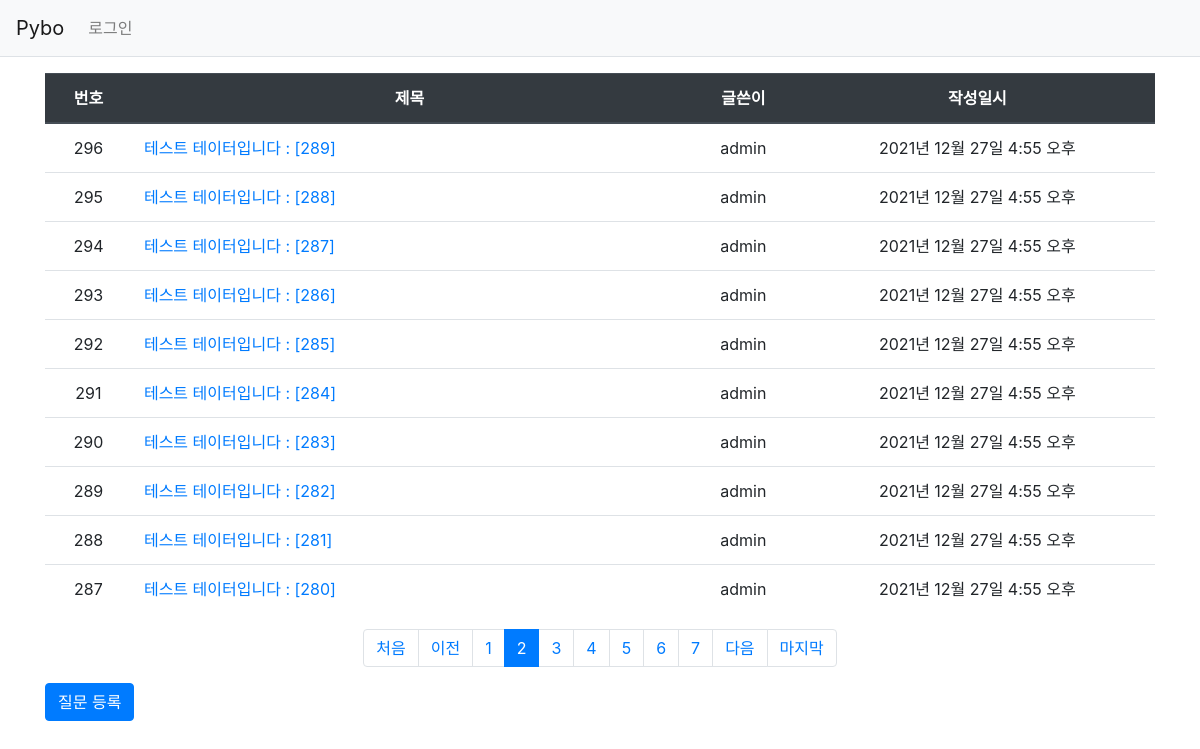
Screenshot of /?page=2 with the database file from the repository.
### pybo/models.py (models this page shows, shortened)
class Question(models.Model):
    subject = models.CharField(max_length=200) # 글자 수 제한하려면 charField
    content = models.TextField() # 글자수 제한 X
    create_date = models.DateTimeField() # 시간
    modify_date = models.DateTimeField(null=True, blank=True)  # blank = True 로 form.is_valid에서 오류 X
    author = models.ForeignKey(User, on_delete=models.CASCADE)

### pybo/views.py (the view)
# urls.py: path('',views.index,name='index'),
def index(request):
    page = request.GET.get('page',1)  # 페이지 / GET방식으로 page를 파라미터로 가져올 때 사용, 파라미터 없이 들어올 때 dafault값을 1로 줌.
    question_list = Question.objects.order_by('-create_date') # -로 역순
    paginator = Paginator(question_list,10)  # 한 페이지당 개수
    page_obj = paginator.get_page(page)
    context = {'question_list':page_obj}
    return render(request,'pybo/question_list.html',context)

### pybo/templatetags/pybo_filter.py (called while the page is built)
@register.filter
def sub(value,arg):
    return value - arg

### templates/pybo/question_list.html (shortened to what this page needs)
{% extends 'base.html' %}
{% load pybo_filter %}
{% block content %}
<div class="container my-3">
    <table class="table">
        <thead>
        <tr class="text-center thead-dark">
            <th>번호</th>
            <th style="width:50%">제목</th>
            <th>글쓴이</th>
            <th>작성일시</th>
        </tr>
        </thead>
        <tbody>
        {% if question_list %}
        {% for question in question_list %}
        <tr class="text-center">
            <td>{{ question_list.paginator.count|sub:question_list.start_index|sub:forloop.counter0|add:1 }}</td>
            <td class="text-left">
                <a href="{% url 'pybo:detail' question.id %}">
                    {{ question.subject }}
                </a>
            </td>
            <td>{{ question.author.username }}</td>
            <td>{{ question.create_date }}</td>
        </tr>
        {% endfor %}
        {% else %}
        <tr>
            <td colspan="3">질문이 없습니다.</td>
        </tr>
        {% endif %}
        </tbody>
    </table>
    <ul class="pagination justify-content-center">
        {% if question_list.has_previous %}
        <li class="page-item">
            <a class="page-link"
               href="?page=1">
                처음
            </a>
        </li>
        <li class="page-item">
            <a class="page-link"
               href="?page={{ question_list.previous_page_number }}">
                이전
            </a>
        </li>
        {% else %}
        <li class="page-item disabled">
            <a class="page-link" tabindex="-1" aria-disabled="true" href="#">
                이전
            </a>
        </li>
        {% endif %}
        {% for page_number in question_list.paginator.page_range %}
            {% if page_number >= question_list.number|add:-5 and page_number <= question_list.number|add:5 %}
                {% if page_number == question_list.number %}
                <li class="page-item active" aria-current="page">
                    <a class="page-link" href="?page={{ page_number }}">
                        {{ page_number }}
                    </a>
                </li>
                {% else %}
                <li class="page-item">
                    <a class="page-link" href="?page={{ page_number }}">
                        {{ page_number }}
                    </a>
                </li>
                {% endif %}
            {% endif %}
        {% endfor %}
        {% if question_list.has_next %}
        <li class="page-item">
            <a class="page-link"
               href="?page={{ question_list.next_page_number }}">
                다음
            </a>
        </li>
        <li class="page-item">
            <a class="page-link"
               href="?page={{ question_list.paginator.num_pages }}">
                마지막
            </a>
        </li>
        {% else %}
        <li class="page0item disabled">
            <a class="page-link" tabindex="-1" aria-disabled="true" href="#">
                다음
            </a>
        </li>
        {% endif %}
    </ul>
    <a href="{% url 'pybo:question_create' %}" class="btn btn-primary">
            질문 등록
        </a>
</div>
{% endblock %}

### rows the page displays
Question: paginator.count|sub "296", subject "테스트 테이터입니다 : [289]", author.username "admin", create_date "2021년 12월 27일 4:55 오후"
Question: paginator.count|sub "295", subject "테스트 테이터입니다 : [288]", author.username "admin", create_date "2021년 12월 27일 4:55 오후"
Question: paginator.count|sub "294", subject "테스트 테이터입니다 : [287]", author.username "admin", create_date "2021년 12월 27일 4:55 오후"
Question: paginator.count|sub "293", subject "테스트 테이터입니다 : [286]", author.username "admin", create_date "2021년 12월 27일 4:55 오후"
Question: paginator.count|sub "292", subject "테스트 테이터입니다 : [285]", author.username "admin", create_date "2021년 12월 27일 4:55 오후"
Question: paginator.count|sub "291", subject "테스트 테이터입니다 : [284]", author.username "admin", create_date "2021년 12월 27일 4:55 오후"
Question: paginator.count|sub "290", subject "테스트 테이터입니다 : [283]", author.username "admin", create_date "2021년 12월 27일 4:55 오후"
Question: paginator.count|sub "289", subject "테스트 테이터입니다 : [282]", author.username "admin", create_date "2021년 12월 27일 4:55 오후"
Question: paginator.count|sub "288", subject "테스트 테이터입니다 : [281]", author.username "admin", create_date "2021년 12월 27일 4:55 오후"
Question: paginator.count|sub "287", subject "테스트 테이터입니다 : [280]", author.username "admin", create_date "2021년 12월 27일 4:55 오후"

### other values shown
{{ page_number }} "1" "3" "4" "5" "6" "7"
{{ page_number }} "2"
